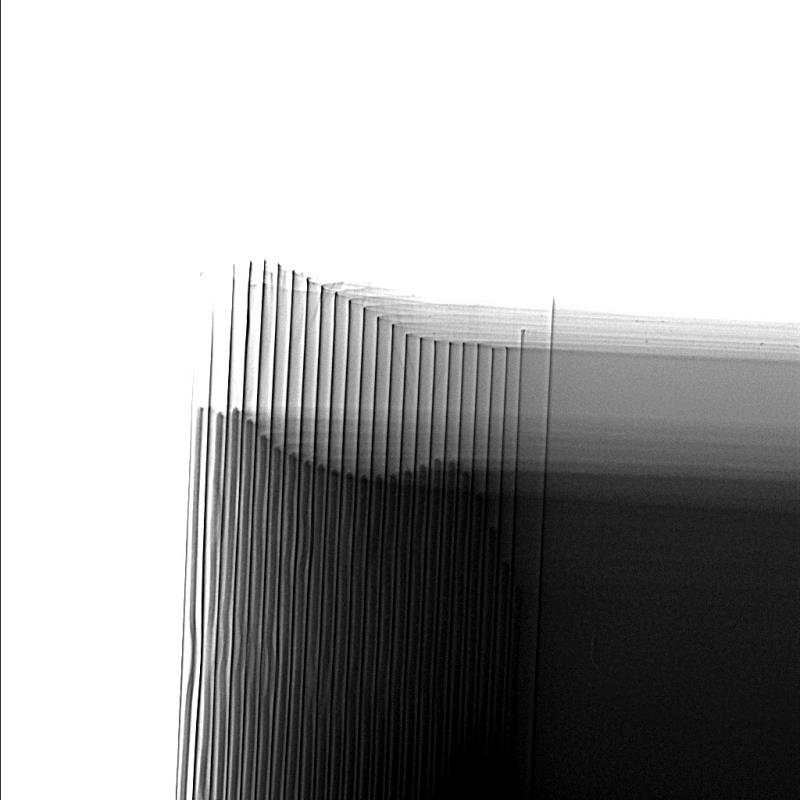
//> input picture images/IMG_1427.JPG, 800 x 800 px
$ ./convert images/IMG_1427.JPG out.png   (built with g++ and OpenCV 4)
//> lines starting //> are read from the running program, lines starting //| are printed output that depends on the picture; after the words box and inside, x2 and y2 are one past the last pixel; in counts of white or black regions, pixels touching at a corner belong together
#include "opencv2/imgcodecs.hpp"
#include "opencv2/highgui.hpp"
#include "opencv2/imgproc.hpp"

#include "opencv2/ximgproc.hpp"

#include "opencv2/xfeatures2d.hpp"

#include <algorithm>
#include <iostream>
#include <numeric>
#include <fstream>

using namespace cv;
using namespace std;


int main(int argc, char** argv)
{
    const char* filename = argv[1];
    // Loads an image
    Mat src = imread(filename, IMREAD_GRAYSCALE);
//> src is the input picture: 800 rows x 800 cols, CV_8UC1; min 0, max 255, mean 168.2

    Mat lowLevelFloat = Mat::zeros(src.size(), CV_32F);
    for (int y = 0; y < src.rows; y++) {
        for (int x = 0; x < src.cols; x++) {
            int v = src.at<uchar>(y, x);
            lowLevelFloat.at<float>(y, x) = std::clamp(v, 0, 1) * 10;
        }
    }
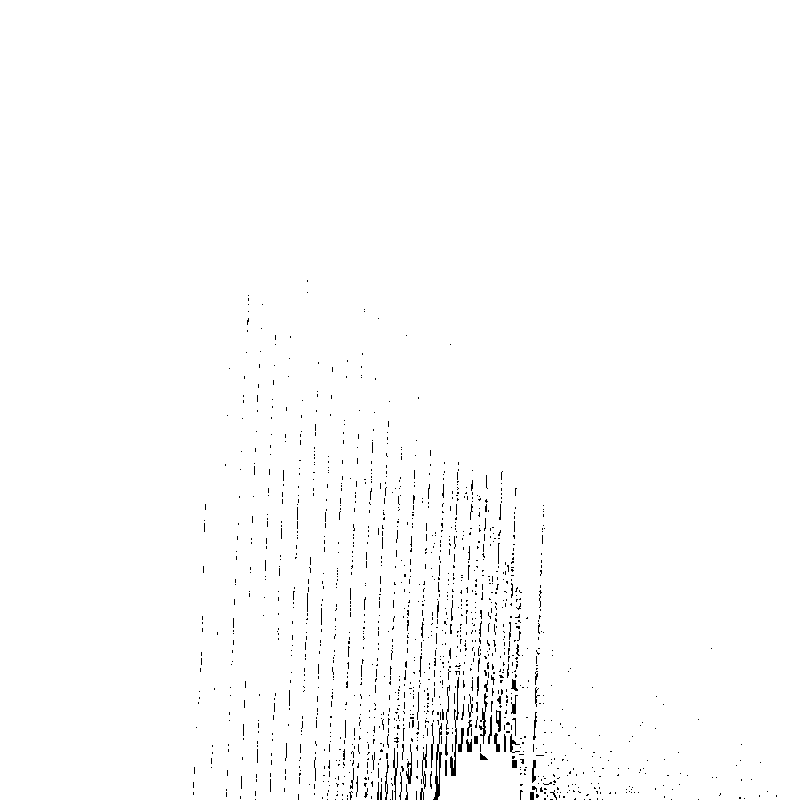
//> lowLevelFloat: 800 rows x 800 cols, CV_32FC1; values 0 (black) and 10 (white), 98.8% white; black in thin lines or dots, all inside (x1, y1, x2, y2) = (193, 280, 777, 800)

    /*
    enum { SIZE = 800 };
    resize(src, src, Size(SIZE, SIZE), 0, 0, INTER_LANCZOS4);
    resize(lowLevelFloat, lowLevelFloat, Size(SIZE, SIZE), 0, 0, INTER_LANCZOS4);
    */

    GaussianBlur(lowLevelFloat, lowLevelFloat, Size(9, 35), 0, 0, BORDER_DEFAULT);
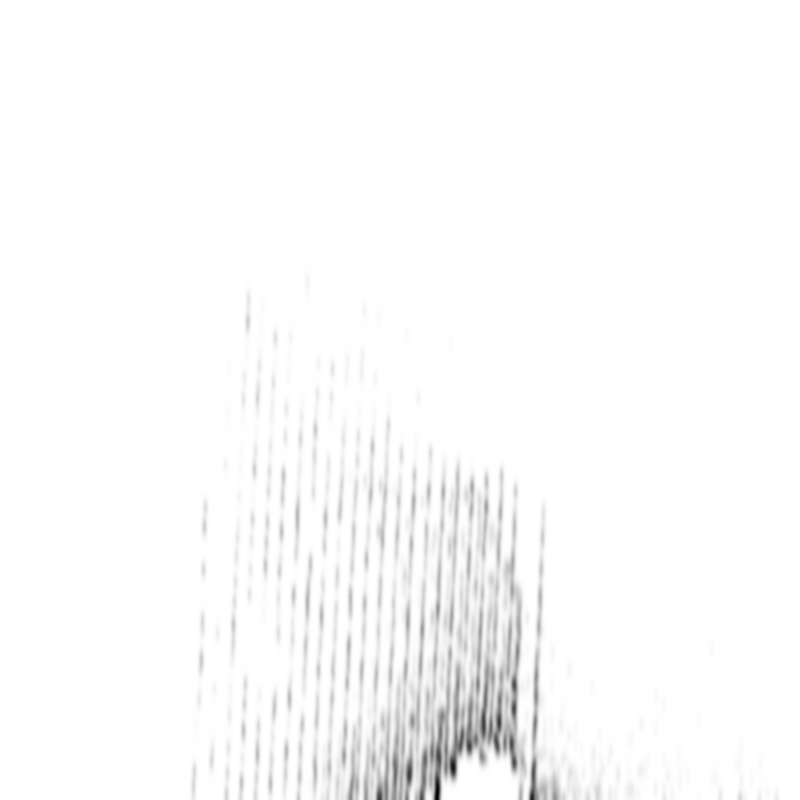
//> lowLevelFloat: 800 rows x 800 cols, CV_32FC1; min 2.45, max 10, mean 9.88; drawn with min black and max white
    Mat lowLevel;
    lowLevelFloat.convertTo(lowLevel, CV_8U);

    src += lowLevel;


    Mat dst = src.clone();


    const auto kernel_size = 3;
    GaussianBlur(dst, dst, Size(kernel_size, kernel_size), 0, 0, BORDER_DEFAULT);
    const auto filtered = dst.clone();

    //
    Mat dstFloat;
    src.convertTo(dstFloat, CV_32F);

    Mat backgroundFloat;
    GaussianBlur(dstFloat, backgroundFloat, Size(63, 63), 0, 0, BORDER_DEFAULT);
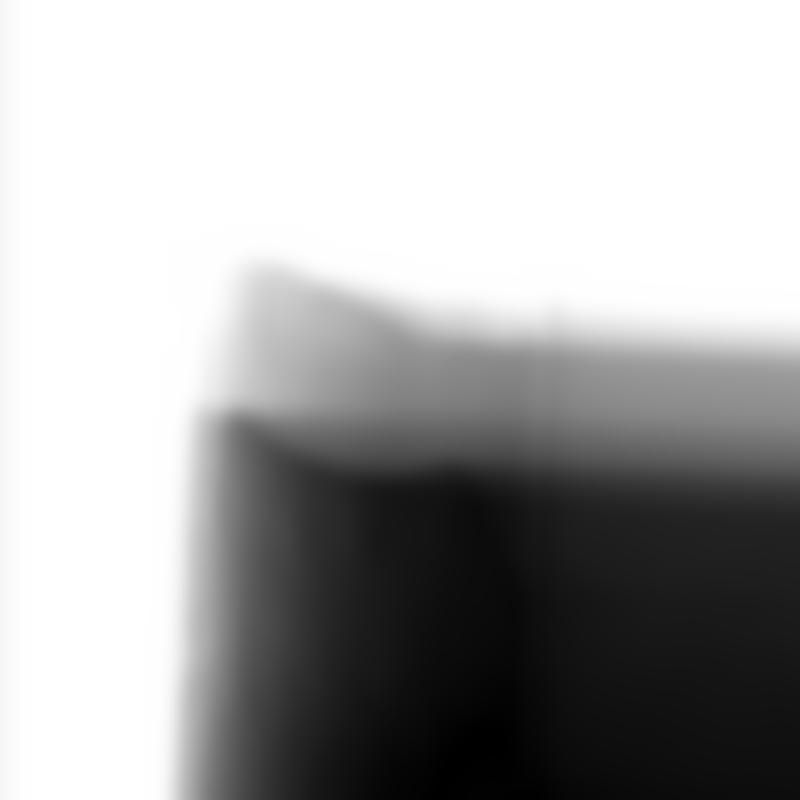
//> backgroundFloat: 800 rows x 800 cols, CV_32FC1; min 9.02, max 255, mean 172.9; drawn with min black and max white
    backgroundFloat -= 0.5;

    Mat background;
    backgroundFloat.convertTo(background, CV_8U);

    GaussianBlur(dstFloat, dstFloat, Size(kernel_size, kernel_size), 0, 0, BORDER_DEFAULT);

    Mat diff = dstFloat < backgroundFloat;
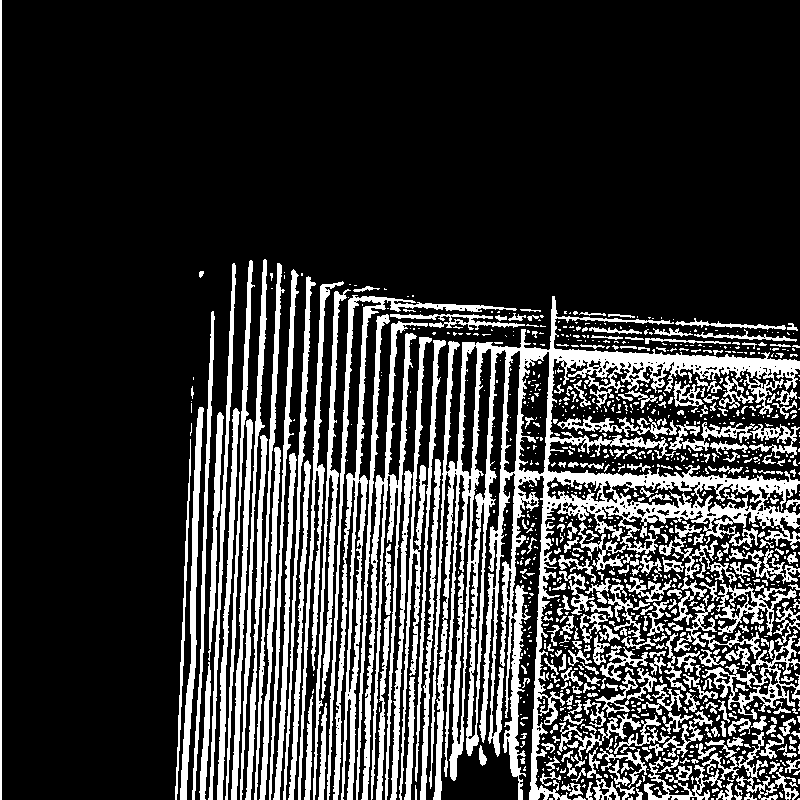
//> diff: 800 rows x 800 cols, CV_8UC1; 21.7% white; 1099 white regions (780 under 20 px), largest, box (x1, y1, x2, y2) and area: (429, 296, 800, 800) 37044, (327, 295, 517, 800) 7630, (361, 321, 428, 800) 5496


    Mat stripeless;
    GaussianBlur(dstFloat, stripeless, Size(63, 1), 0, 0, BORDER_DEFAULT);

    Mat funcFloat = (dstFloat - stripeless + 32.) * 4.;
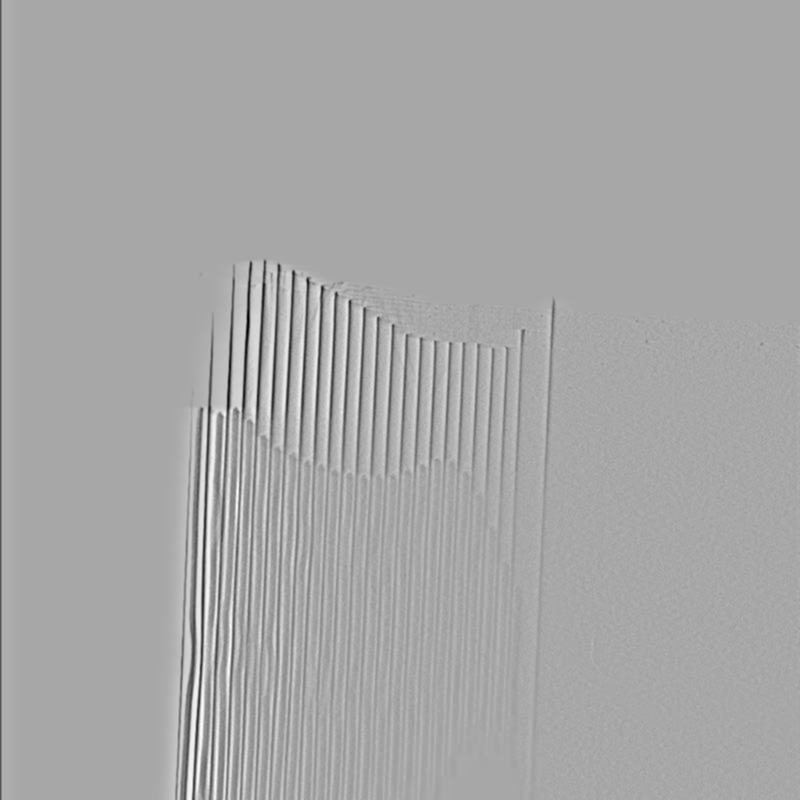
//> funcFloat: 800 rows x 800 cols, CV_32FC1; min -591.7, max 503.9, mean 127.8; drawn with min black and max white
    //GaussianBlur(funcFloat, funcFloat, Size(3, 3), 0, 0, BORDER_DEFAULT);
    Mat func;
    funcFloat.convertTo(func, CV_8U);
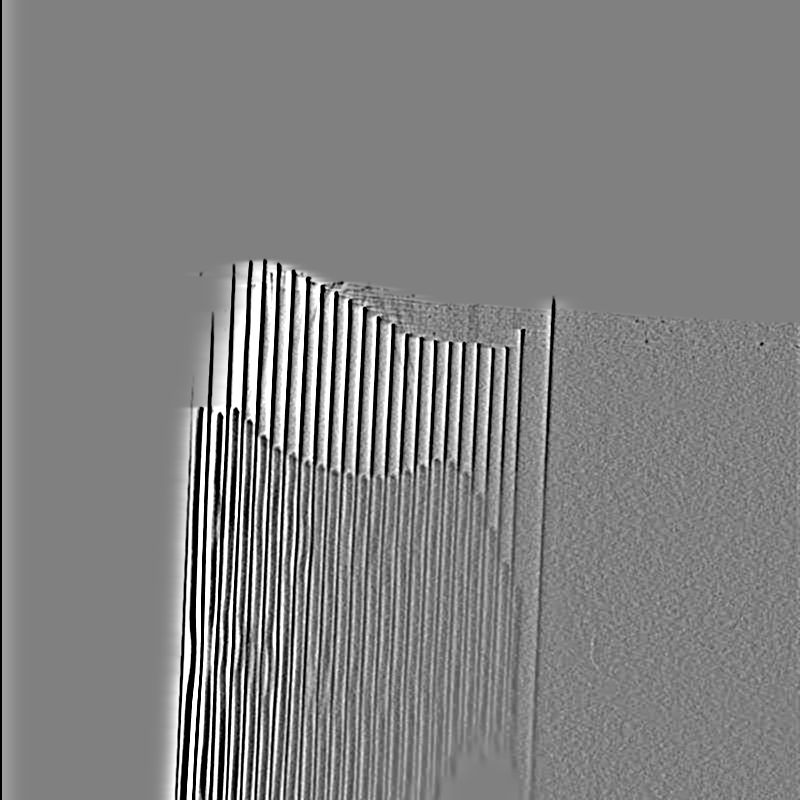
//> func: 800 rows x 800 cols, CV_8UC1; min 0, max 255, mean 129.8

    /*
    imshow("Func", func);

    waitKey();
    */

    imwrite(argv[2], func);

    return 0;

}

$ run again, on images/IMG_1777.jpg
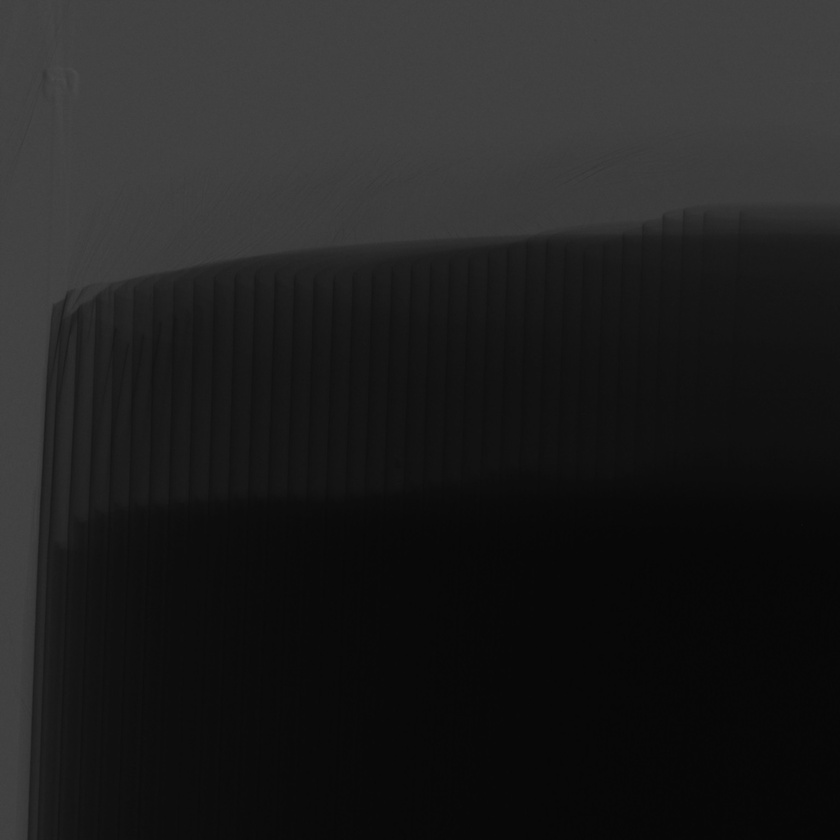
//> input picture images/IMG_1777.jpg, 840 x 840 px, shrunk from 1536 x 1536 before the run
//> src is the input picture: 840 rows x 840 cols, CV_8UC1; min 6, max 76, mean 31.3
//> lowLevel: 840 rows x 840 cols, CV_8UC1; every value is 10
//> dst: 840 rows x 840 cols, CV_8UC1; min 16, max 84, mean 41.3
//> `Mat diff = dstFloat < backgroundFloat;`:
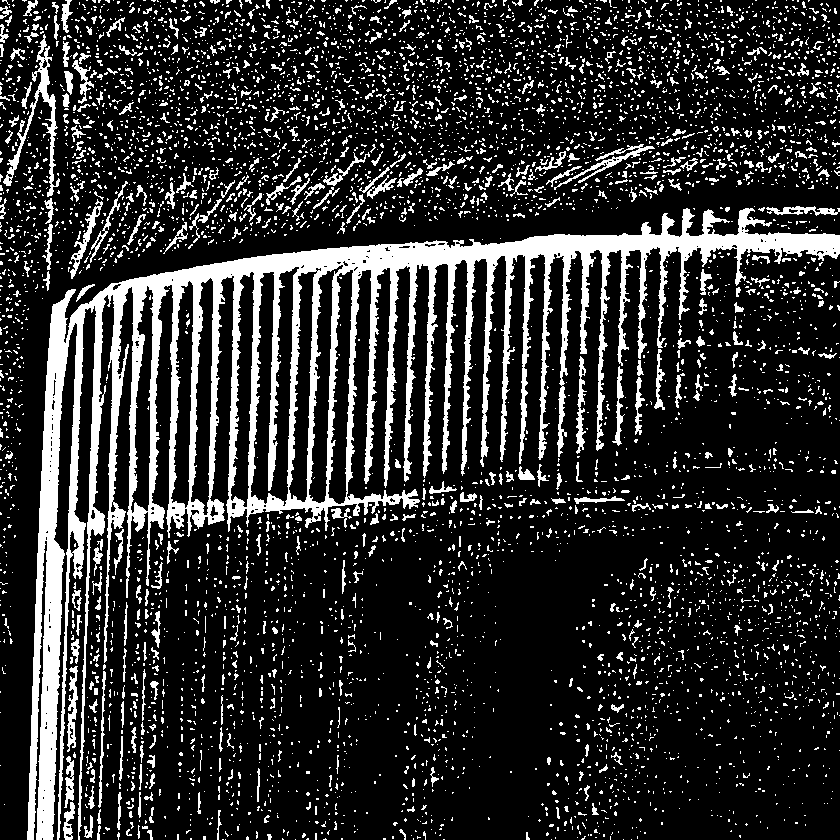
//> diff: 840 rows x 840 cols, CV_8UC1; 18.1% white; 5936 white regions (5385 under 20 px), largest, box (x1, y1, x2, y2) and area: (27, 208, 840, 840) 71542, (3, 34, 60, 197) 1481, (554, 144, 655, 190) 609
//> `Mat funcFloat = (dstFloat - stripeless + 32.) * 4.;`:
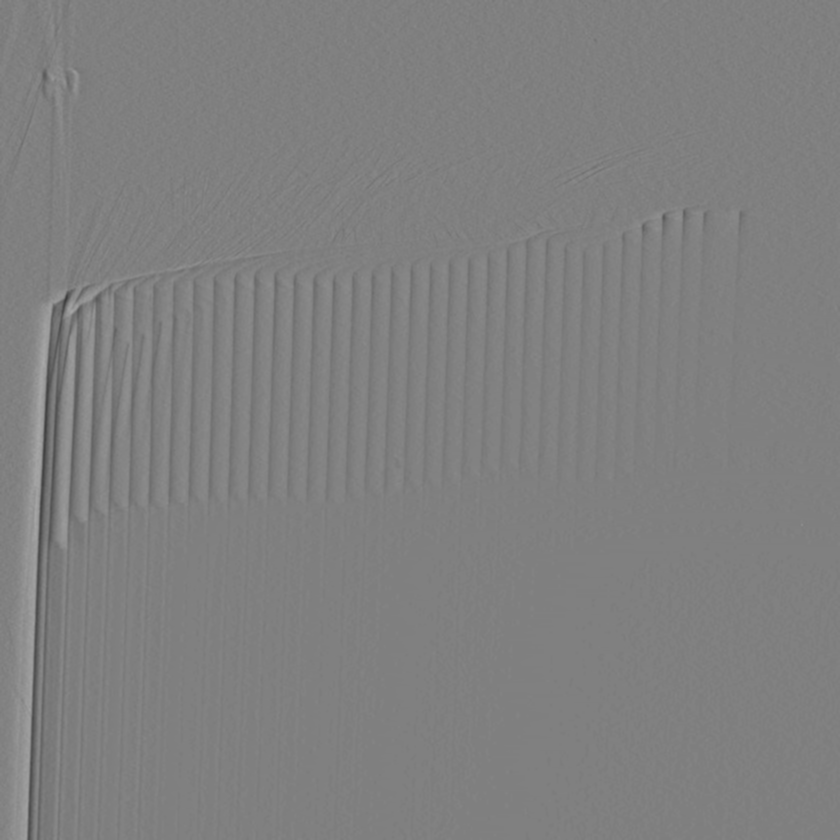
//> funcFloat: 840 rows x 840 cols, CV_32FC1; min 60.61, max 169.2, mean 128
